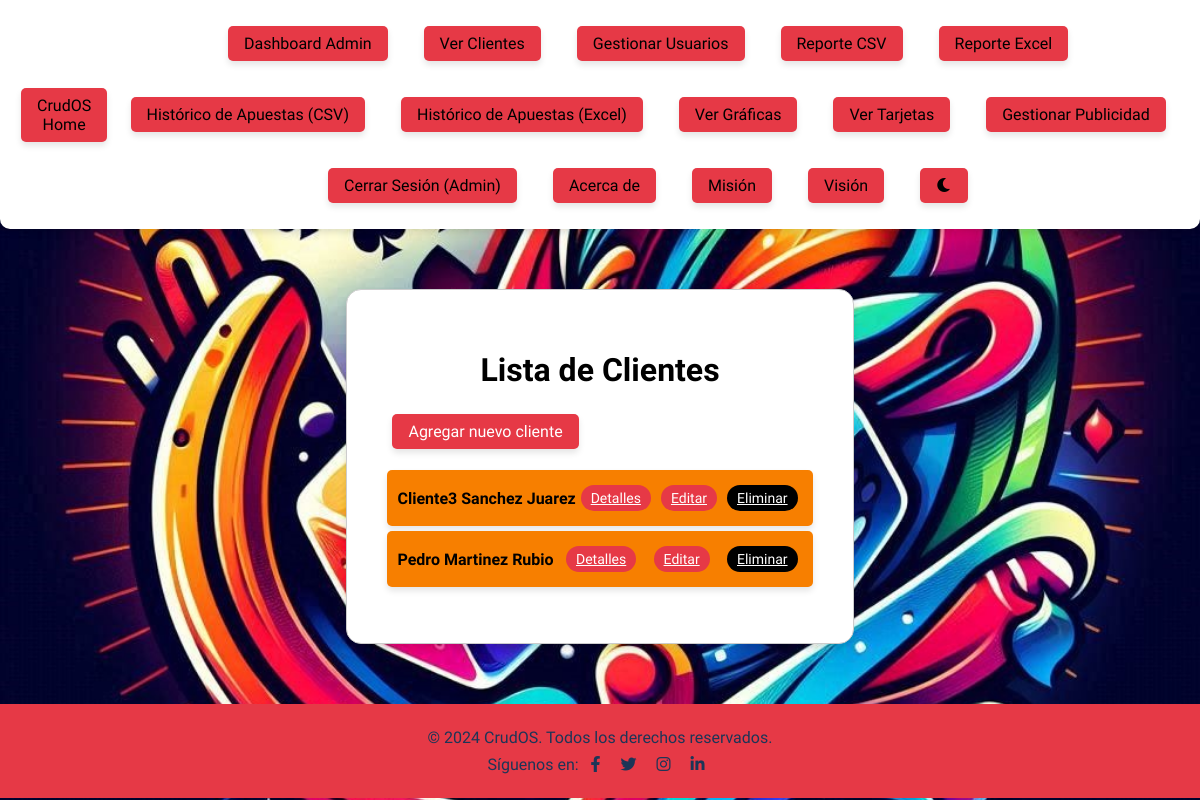
Page /clientes/clientes/ (signed in) on the committed database.
### clientes/models.py (models this page shows, shortened)
class Cliente(models.Model):
    SEXO_CHOICES = [
        ('M', 'Masculino'),
        ('F', 'Femenino'),
        ('O', 'Otro'),
    ]
    ESTADO_CIVIL_CHOICES = [
        ('S', 'Soltero/a'),
        ('C', 'Casado/a'),
        ('D', 'Divorciado/a'),
        ('V', 'Viudo/a'),
    ]
    user = models.OneToOneField(User, on_delete=models.CASCADE)  # Relación uno a uno con el modelo User
    nombre = models.CharField(max_length=100)  # Nombre del cliente
    apellido_paterno = models.CharField(max_length=100, default='Apellido Paterno')  # Apellido paterno del cliente
    apellido_materno = models.CharField(max_length=100, default='Apellido Materno')  # Apellido materno del cliente
    direccion = models.CharField(max_length=255, default='Dirección desconocida')  # Dirección del cliente
    codigo_postal = models.CharField(max_length=10, default='00000')  # Código postal del cliente
    estado = models.CharField(max_length=100, default='Estado')  # Estado donde reside el cliente
    municipio = models.CharField(max_length=100, default='Municipio')  # Municipio donde reside el cliente
    estado_civil = models.CharField(max_length=1, choices=ESTADO_CIVIL_CHOICES, default='S')  # Estado civil del cliente
    sexo = models.CharField(max_length=1, choices=SEXO_CHOICES, default='M')  # Sexo del cliente
    dia_nacimiento = models.IntegerField(default=1)  # Día de nacimiento del cliente
    mes_nacimiento = models.IntegerField(default=1)  # Mes de nacimiento del cliente
    anio_nacimiento = models.IntegerField(default=2000)  # Año de nacimiento del cliente
    email = models.EmailField(unique=True)  # Email del cliente
    telefono = models.CharField(max_length=15, default='Sin teléfono', validators=[RegexValidator(regex=r'^\+?1?\d{9,15}$')])  # Teléfono del cliente
    fecha_registro = models.DateTimeField(auto_now_add=True)  # Fecha de registro del cliente
    class Meta:
        indexes = [
            models.Index(fields=['email']),
            models.Index(fields=['telefono']),
        ]

### clientes/views.py (the view)
# urls.py: path('clientes/', views.clientes_list, name='clientes_list'),  # Lista de clientes
@login_required
def clientes_list(request):
    if request.user.is_staff:
        clientes = Cliente.objects.all()
    else:
        clientes = Cliente.objects.filter(user=request.user)
    paginator = Paginator(clientes, 25)  # Mostrar 25 clientes por página
    page = request.GET.get('page')
    try:
        clientes_paged = paginator.page(page)
    except PageNotAnInteger:
        clientes_paged = paginator.page(1)
    except EmptyPage:
        clientes_paged = paginator.page(paginator.num_pages)
    return render(request, 'clientes/clientes_list.html', {'clientes': clientes_paged})

### clientes/templates/clientes/clientes_list.html (shortened to what this page needs)
{% extends 'clientes/base.html' %}
{% block content %}
<div class="form-container">
    <h1>Lista de Clientes</h1>
    <a href="{% url 'cliente_create' %}" class="nav-button">Agregar nuevo cliente</a>
    <ul class="client-list">
        {% for cliente in clientes %}
            <li class="client-item">
                <span class="client-name">{{ cliente.nombre }} {{ cliente.apellido_paterno }} {{ cliente.apellido_materno }}</span>
                <a href="{% url 'cliente_detail' cliente.id %}" class="edit-button">Detalles</a>
                <a href="{% url 'cliente_update' cliente.id %}" class="edit-button">Editar</a>
                <a href="{% url 'cliente_delete' cliente.id %}" class="delete-button">Eliminar</a>
            </li>
        {% endfor %}
    </ul>
</div>
{% endblock %}

### static/css/styles.css (style rules this page uses)
:root { --primary-color: #e63946; --secondary-color: #1d3557; --accent-color: #f77f00; --background-color: #ffffff; --text-color: #000000; --light-bg: #f1faee; --dark-bg: #1d3557; --light-text: #1d3557; --dark-text: #f1faee; --dark-bg-gray: #1d3557; --dark-secondary-gray: #457b9d; --button-hover: #a8dadc; --input-border: #e63946; }
body { font-family: 'Snap ITC', sans-serif; margin: 0; padding: 0; transition: background-color 0.3s, color 0.3s; text-align: center; color: var(--text-color); display: flex; flex-direction: column; justify-content: center; align-items: center; background-color: var(--background-color); background-image: url("/static/img/Fondo.jpg"); background-repeat: no-repeat; background-size: cover; background-position: center center; background-attachment: fixed; }
body.light-mode { background-color: var(--background-color); color: var(--text-color); }
.nav-link, .nav-button { color: var(--background-color); text-decoration: none; padding: 0.5rem 1rem; border-radius: 5px; transition: background-color 0.3s ease, transform 0.3s ease; background-color: var(--primary-color); border: none; cursor: pointer; font-size: 16px; display: inline-block; text-align: center; margin: 5px; box-shadow: 0 4px 6px rgba(0, 0, 0, 0.1); font-family: 'Snap ITC', sans-serif; }
.form-container { max-width: 800px; margin: 60px auto; padding: 40px; border: 1px solid var(--input-border); border-radius: 15px; transition: background-color 0.3s, border-color 0.3s; font-family: 'Snap ITC', sans-serif; text-align: left; box-shadow: 0 4px 6px rgba(0, 0, 0, 0.1); background-color: var(--background-color); color: var(--text-color); }
.form-container.light-mode { background-color: var(--background-color); border-color: #ccc; color: var(--text-color); }
.form-container h2, .form-container h1 { text-align: center; margin-bottom: 20px; }
.edit-button, .delete-button { padding: 5px 10px; margin: 5px; background-color: #e63946; color: var(--background-color); border: none; cursor: pointer; font-size: 14px; border-radius: 25px; transition: background-color 0.3s, transform 0.3s; font-family: 'Snap ITC', sans-serif; }
.delete-button { background-color: #000000; }
.client-list, .card-list, .image-list, .ad-list, .apuesta-list { list-style-type: none; padding: 0; }
.client-item, .card-item, .ad-item, .apuesta-item { display: flex; justify-content: space-between; align-items: center; padding: 10px; margin: 5px 0; background-color: var(--accent-color); border-radius: 5px; transition: background-color 0.3s; box-shadow: 0 4px 6px rgba(0, 0, 0, 0.1); }
.client-name, .card-holder, .ad-pos, .apuesta-info { font-weight: bold; color: var(--text-color); }

### rows in the picture
Cliente: nombre "Cliente3", apellido_paterno "Sanchez", apellido_materno "Juarez"
Cliente: nombre "Pedro", apellido_paterno "Martinez", apellido_materno "Rubio"
